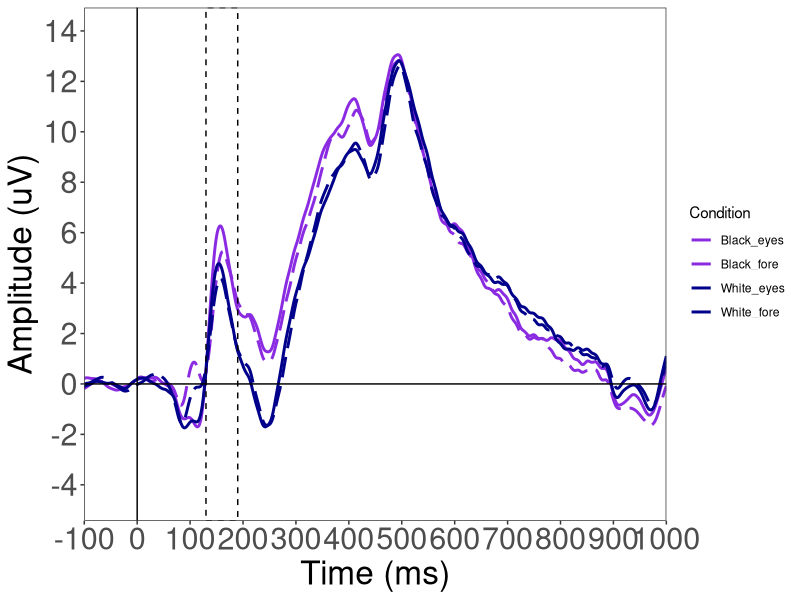
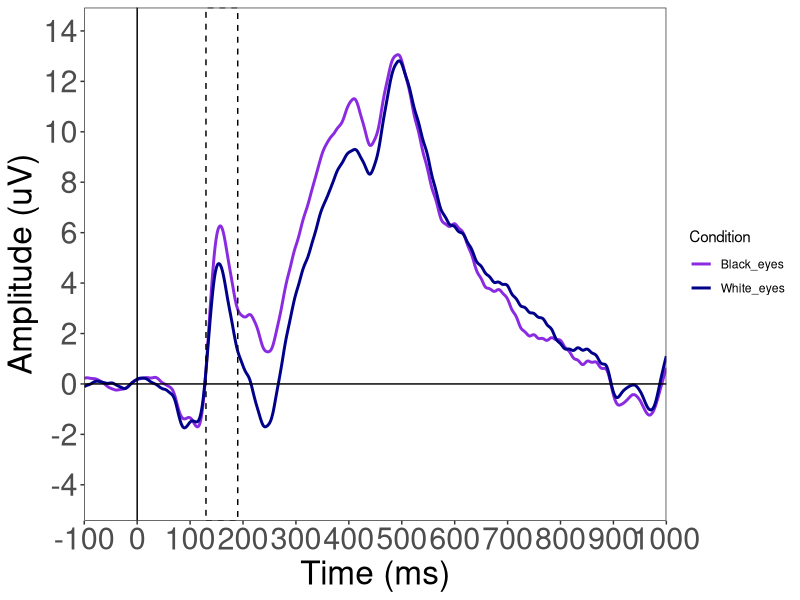
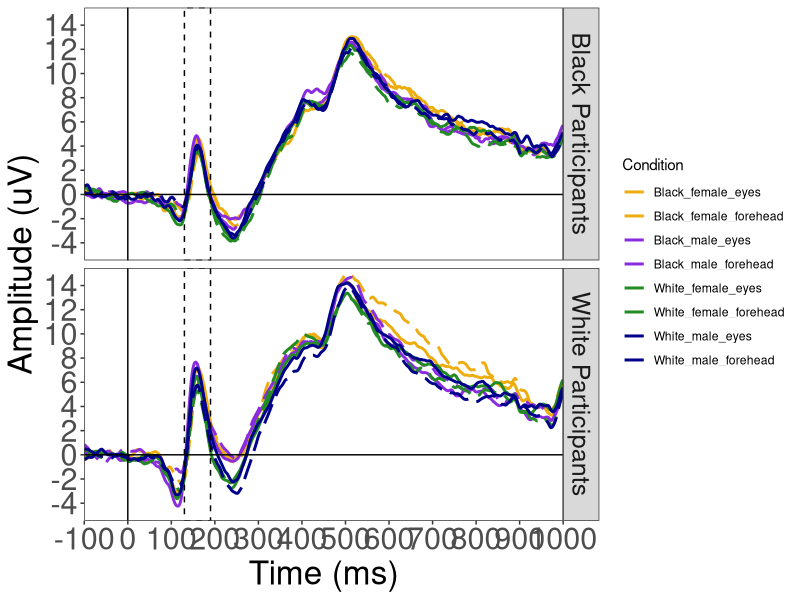
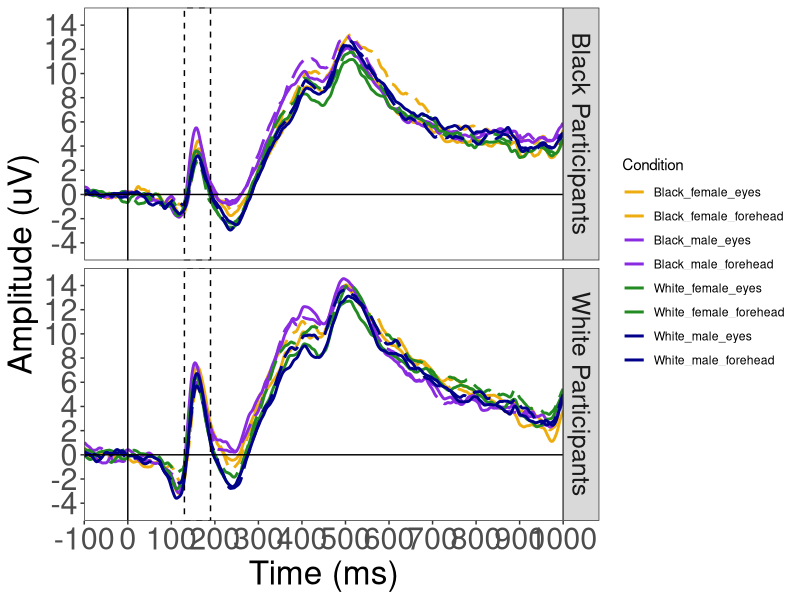
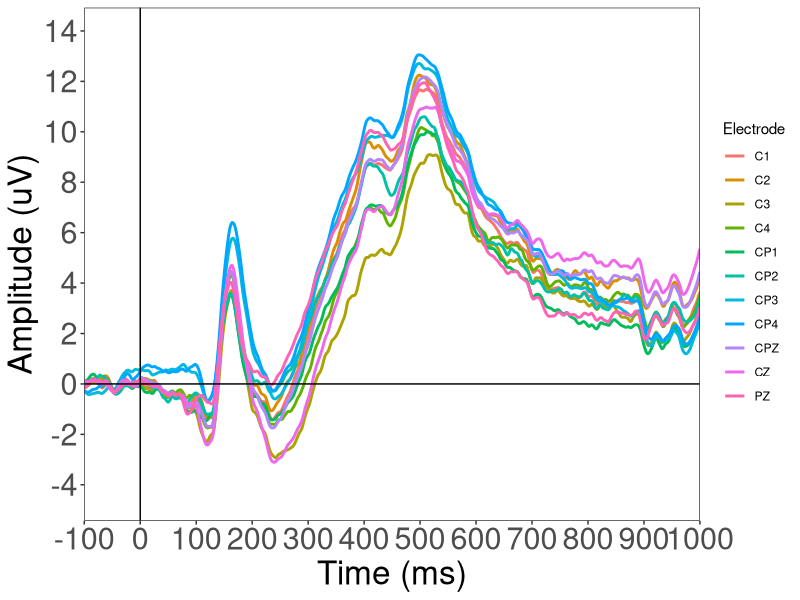
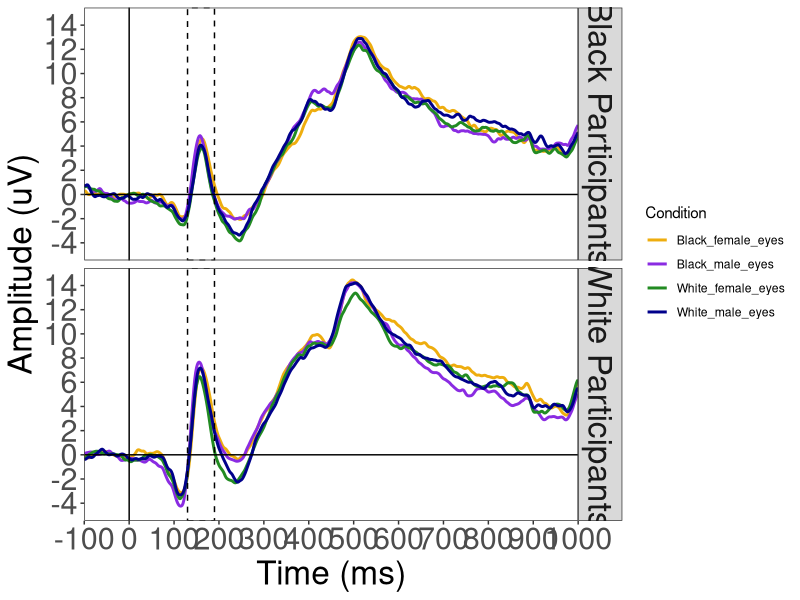
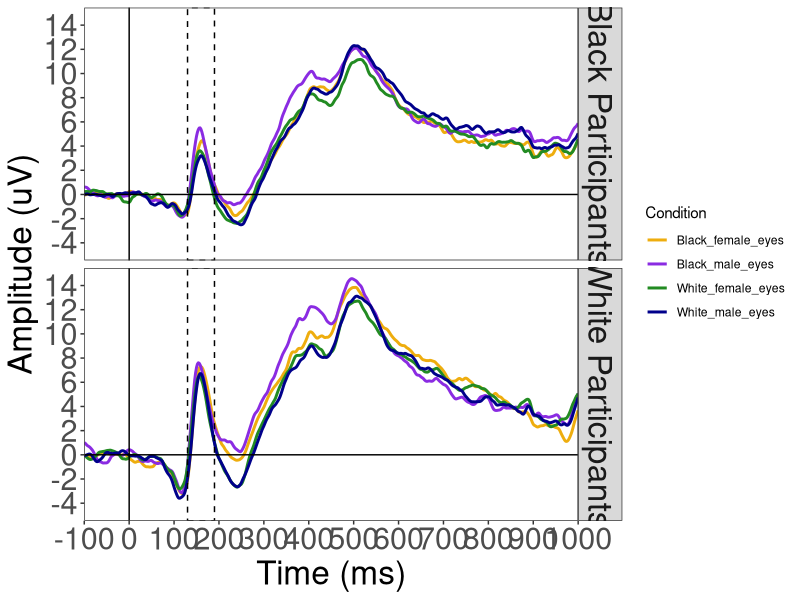
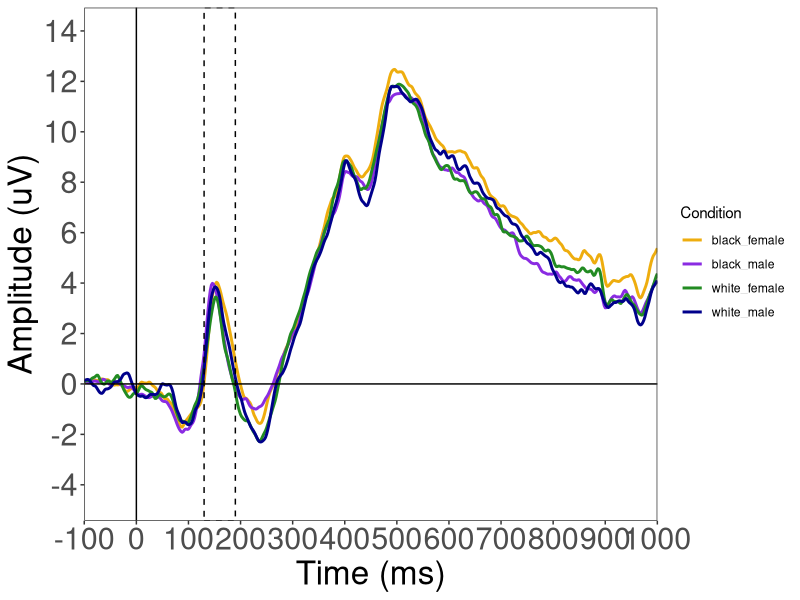

The R script that drew these images, in order:
# Positive plotted up
library(ggplot2)
library(colorspace)
library(grid)
library(dplyr)
library(tidyr)

# Set basic aspects of plots ----------------------------------------------

P2box = annotate("rect",    #P2
                 xmin=130, xmax=190, ymin=-Inf, ymax=Inf, 
                 alpha=0,
                 #fill="#F0E0FF",
                 color="black",
                 linetype="dashed") 

ERPline = geom_line(lwd=1.1,
                    aes(color = Condition, linetype = Condition))

none = element_blank() 


# 1. ERP-fix --------------------------------------------------------------

# Read in data ------------------------------------------------------------
ERPfix = read.delim("4 Figures/Grand averages/1 ERP-fix/For_plotting_Cat_P2_noBS.txt")


# Plots -------------------------------------------------------------------

condColors4 <- c("Black_eyes" = "blueviolet",
                 "Black_fore" = "blueviolet",
                 "White_eyes" = "darkblue",
                 "White_fore" = "darkblue")

condLinetype4 <- c("Black_eyes" = "solid",
                   "Black_fore" = "longdash",
                   "White_eyes" = "solid",
                   "White_fore" = "longdash")

# CPZ (Race Task)
ggplot(ERPfix, aes(Time, CPZ, group = Condition)) + 
  geom_line(lwd=1,aes(color = Condition, linetype = Condition)) +
  P2box + 
  # geom_ribbon(aes(ymax=CPZ+CPZ.SE, ymin=CPZ-CPZ.SE, color = Condition),
  #             alpha = .14,
  #             linetype = "dotted",
  #             size = .3) +
  theme_bw() + 
  theme(panel.grid.major = none,
        panel.grid.minor = none,
        axis.text = element_text(size = 22),
        axis.title = element_text(size = 24),
        strip.text = element_text(size = 18)) +
  scale_x_continuous("Time (ms)",
                     limits=c(-100, 1000),
                     expand=c(0,0),   # expand=c(0,0) removes extra space before & after data
                     breaks=c(-100, 0, 100, 200, 300, 400, 500, 600, 700, 800, 900, 1000)) +
  geom_hline(yintercept=0) + # adds x axis
  geom_vline(xintercept=0) +
  scale_y_continuous(breaks=c(-4, -2, 0, 2, 4, 6, 8, 10, 12, 14))+
  coord_cartesian(ylim =c(-4.5, 14), expand= T) +  # scale_y_reverse flips y axis
  ylab("Amplitude (uV)") +
  scale_color_manual(values=condColors4) +
  scale_linetype_manual(values=condLinetype4)

ggsave("4 Figures/Grand averages/1 ERP-fix/RaceXFix_RaceTask_CPZ_fullepoch.jpg", width=10, height=5, units="in")


# CPZ (Race Task) - no fixation
condColors2 <- c("Black_eyes" = "blueviolet",
                 "White_eyes" = "darkblue")

ggplot(filter(ERPfix, Fix == "eyes"), aes(Time, CPZ, group = Condition)) + 
  geom_line(lwd=1,aes(color = Condition)) +
  P2box + 
  # geom_ribbon(aes(ymax=CPZ+CPZ.SE, ymin=CPZ-CPZ.SE, color = Condition),
  #             alpha = .14,
  #             linetype = "dotted",
  #             size = .3) +
  theme_bw() + 
  theme(panel.grid.major = none,
        panel.grid.minor = none,
        axis.text = element_text(size = 22),
        axis.title = element_text(size = 24),
        strip.text = element_text(size = 18)) +
  scale_x_continuous("Time (ms)",
                     limits=c(-100, 1000),
                     expand=c(0,0),   # expand=c(0,0) removes extra space before & after data
                     breaks=c(-100, 0, 100, 200, 300, 400, 500, 600, 700, 800, 900, 1000)) +
  geom_hline(yintercept=0) + # adds x axis
  geom_vline(xintercept=0) +
  scale_y_continuous(breaks=c(-4, -2, 0, 2, 4, 6, 8, 10, 12, 14))+
  coord_cartesian(ylim =c(-4.5, 14), expand= T) +  # scale_y_reverse flips y axis
  ylab("Amplitude (uV)") +
  scale_color_manual(values=condColors2) 

ggsave("4 Figures/Grand averages/1 ERP-fix/RaceXFix_RaceTask_CPZ_fullepoch_nofix.jpg", width=10, height=5, units="in")

# 2. Race-Gen -------------------------------------------------------------

# Read in data ------------------------------------------------------------

#separate by participant race
gentask = rbind(read.delim("4 Figures/Grand averages/2 Race-Gen/Gender_RaceXGenXFix_whiteSubjects.txt"),
                read.delim("4 Figures/Grand averages/2 Race-Gen/Gender_RaceXGenXFix_blackSubjects.txt"))

racetask = rbind(read.delim("4 Figures/Grand averages/2 Race-Gen/Race_RaceXGenXFix_whiteSubjects.txt"),
                 read.delim("4 Figures/Grand averages/2 Race-Gen/Race_RaceXGenXFix_blackSubjects.txt"))

# add SE for CPZ
# sd(x)/sqrt(length(x)) where x is individual averages
# for white Ps, length = 32
# for black Ps, length = 34

# SD.gen = gentask %>%  
#   select(Time, Condition, ParRace, CPZ) %>% 
#   group_by(Time, Condition, ParRace) %>% 
#   summarise(CPZ.sd = sd(CPZ, na.rm=TRUE)) %>% #THIS ISN'T WORKING AND I DON'T KNOW WHY
#   as.data.frame() 
# 
# gentask$CPZ.SE = NA
# gentask$CPZ.SE[gentask$ParRace == "White"] = gentask$CPZ.sd[gentask$ParRace == "White"]/sqrt(32) 
# gentask$CPZ.SE[gentask$ParRace == "Black"] = gentask$CPZ.sd[gentask$ParRace == "Black"]/sqrt(34) 
# 
# racetask$CPZ.SE = NA
# racetask$CPZ.SE[racetask$ParRace == "White"] = racetask$CPZ.sd[racetask$ParRace == "White"]/sqrt(32) 
# racetask$CPZ.SE[racetask$ParRace == "Black"] = racetask$CPZ.sd[racetask$ParRace == "Black"]/sqrt(34) 

# Plots  --------------------------------------
labels <- c(White = "White Participants", Black = "Black Participants")

condColors8 <- c("Black_male_eyes" = "blueviolet",
                 "Black_male_forehead" = "blueviolet",
                 "Black_female_eyes" = "darkgoldenrod2",
                 "Black_female_forehead" = "darkgoldenrod2",
                 "White_male_eyes" = "darkblue",
                 "White_male_forehead" = "darkblue",
                 "White_female_eyes" = "forestgreen",
                 "White_female_forehead" = "forestgreen")

condLinetype8 <- c("Black_male_eyes" = "solid",
                   "Black_male_forehead" = "longdash",
                   "Black_female_eyes" = "solid",
                   "Black_female_forehead" = "longdash",
                   "White_male_eyes" = "solid",
                   "White_male_forehead" = "longdash",
                   "White_female_eyes" = "solid",
                   "White_female_forehead" = "longdash")

# CPZ (Gender Task)
ggplot(gentask, aes(Time, CPZ, group = Condition)) + 
  geom_line(lwd=1,aes(color = Condition, linetype = Condition)) +
  P2box + 
  facet_grid(ParRace~., labeller=labeller(ParRace = labels)) +
  theme_bw() + 
  theme(panel.grid.major = none, 
        panel.grid.minor = none,
        axis.text = element_text(size = 22),
        axis.title = element_text(size = 24),
        strip.text = element_text(size = 18)) + 
  scale_x_continuous("Time (ms)", 
                     limits=c(-100, 1000), 
                     expand=c(0,0),   # expand=c(0,0) removes extra space before & after data
                     breaks=c(-100, 0, 100, 200, 300, 400, 500, 600, 700, 800, 900, 1000)) +
  geom_hline(yintercept=0) + # adds x axis
  geom_vline(xintercept=0) +
  scale_y_continuous(breaks=c(-4, -2, 0, 2, 4, 6, 8, 10, 12, 14))+
  coord_cartesian(ylim =c(-4.5, 14.5), expand= T) +  # scale_y_reverse flips y axis
  ylab("Amplitude (uV)") +
  scale_color_manual(values=condColors8) +
  scale_linetype_manual(values=condLinetype8)

ggsave("4 Figures/Grand averages/2 Race-Gen/RaceXGenXFix_GenderTask_CPZ_fullepoch.jpg", width=10, height=8, units="in")

# CPZ (Race Task)
ggplot(racetask, aes(Time, CPZ, group = Condition)) + 
  geom_line(lwd=1,aes(color = Condition, linetype = Condition)) +
  P2box + 
  facet_grid(ParRace~., labeller=labeller(ParRace = labels)) +
  theme_bw() + 
  theme(panel.grid.major = none, 
        panel.grid.minor = none,
        axis.text = element_text(size = 22),
        axis.title = element_text(size = 24),
        strip.text = element_text(size = 18)) + 
  scale_x_continuous("Time (ms)", 
                     limits=c(-100, 1000), 
                     expand=c(0,0),   # expand=c(0,0) removes extra space before & after data
                     breaks=c(-100, 0, 100, 200, 300, 400, 500, 600, 700, 800, 900, 1000)) +
  geom_hline(yintercept=0) + # adds x axis
  geom_vline(xintercept=0) +
  scale_y_continuous(breaks=c(-4, -2, 0, 2, 4, 6, 8, 10, 12, 14))+
  coord_cartesian(ylim =c(-4.5, 14.5), expand= T) +  # scale_y_reverse flips y axis
  ylab("Amplitude (uV)") +
  scale_color_manual(values=condColors8) +
  scale_linetype_manual(values=condLinetype8)

ggsave("4 Figures/Grand averages/2 Race-Gen/RaceXGenXFix_RaceTask_CPZ_fullepoch.jpg", width=10, height=8, units="in")

# All electrodes (Race Task)
long = gather(racetask, Electrode, amp, CZ:CP4)

ggplot(filter(long, Condition == "Black_female_eyes" & ParRace == "Black"), aes(Time, amp, group = Electrode)) + 
  geom_line(lwd=1,aes(color = Electrode)) +
  theme_bw() + 
  theme(panel.grid.major = none, 
        panel.grid.minor = none,
        axis.text = element_text(size = 22),
        axis.title = element_text(size = 24),
        strip.text = element_text(size = 18)) + 
  scale_x_continuous("Time (ms)", 
                     limits=c(-100, 1000), 
                     expand=c(0,0),   # expand=c(0,0) removes extra space before & after data
                     breaks=c(-100, 0, 100, 200, 300, 400, 500, 600, 700, 800, 900, 1000)) +
  geom_hline(yintercept=0) + # adds x axis
  geom_vline(xintercept=0) +
  scale_y_continuous(breaks=c(-4, -2, 0, 2, 4, 6, 8, 10, 12, 14))+
  coord_cartesian(ylim =c(-4.5, 14), expand= T) +  # scale_y_reverse flips y axis
  ylab("Amplitude (uV)") 

ggsave("4 Figures/Grand averages/2 Race-Gen/RaceXGenXFix_RaceTask_allelec_fullepoch.jpg", width=14, height=8, units="in")

# CPZ (Gender Task) - no fixation
condColors4 <- c("Black_male_eyes" = "blueviolet",
                 "Black_female_eyes" = "darkgoldenrod2",
                 "White_male_eyes" = "darkblue",
                 "White_female_eyes" = "forestgreen")

ggplot(filter(gentask, Fix == "eyes"), aes(Time, CPZ, group = Condition)) + 
  geom_line(lwd=1,aes(color = Condition)) +
  P2box + 
  facet_grid(ParRace~., labeller=labeller(ParRace = labels)) +
  theme_bw() + 
  theme(panel.grid.major = none, 
        panel.grid.minor = none,
        axis.text = element_text(size = 22),
        axis.title = element_text(size = 24),
        strip.text = element_text(size = 24)) + 
  scale_x_continuous("Time (ms)", 
                     limits=c(-100, 1000), 
                     expand=c(0,0),   # expand=c(0,0) removes extra space before & after data
                     breaks=c(-100, 0, 100, 200, 300, 400, 500, 600, 700, 800, 900, 1000)) +
  geom_hline(yintercept=0) + # adds x axis
  geom_vline(xintercept=0) +
  scale_y_continuous(breaks=c(-4, -2, 0, 2, 4, 6, 8, 10, 12, 14))+
  coord_cartesian(ylim =c(-4.5, 14.5), expand= T) +  # scale_y_reverse flips y axis
  ylab("Amplitude (uV)") +
  scale_color_manual(values=condColors4) 

ggsave("4 Figures/Grand averages/2 Race-Gen/RaceXGenXFix_GenderTask_CPZ_fullepoch_nofix.jpg", width=10, height=8, units="in")

# CPZ (Race Task) - no fixation
ggplot(filter(racetask, Fix == "eyes"), aes(Time, CPZ, group = Condition)) + 
  geom_line(lwd=1,aes(color = Condition)) +
  P2box + 
  facet_grid(ParRace~., labeller=labeller(ParRace = labels)) +
  theme_bw() + 
  theme(panel.grid.major = none, 
        panel.grid.minor = none,
        axis.text = element_text(size = 22),
        axis.title = element_text(size = 24),
        strip.text = element_text(size = 24)) + 
  scale_x_continuous("Time (ms)", 
                     limits=c(-100, 1000), 
                     expand=c(0,0),   # expand=c(0,0) removes extra space before & after data
                     breaks=c(-100, 0, 100, 200, 300, 400, 500, 600, 700, 800, 900, 1000)) +
  geom_hline(yintercept=0) + # adds x axis
  geom_vline(xintercept=0) +
  scale_y_continuous(breaks=c(-4, -2, 0, 2, 4, 6, 8, 10, 12, 14))+
  coord_cartesian(ylim =c(-4.5, 14.5), expand= T) +  # scale_y_reverse flips y axis
  ylab("Amplitude (uV)") +
  scale_color_manual(values=condColors4)

ggsave("4 Figures/Grand averages/2 Race-Gen/RaceXGenXFix_RaceTask_CPZ_fullepoch_nofix.jpg", width=10, height=8, units="in")

# 3. Dissertation -------------------------------------------------------------

# Read in data ------------------------------------------------------------

dissdata = read.delim("4 Figures/Grand averages/3 Dissertation/BothTasks_grandaverages_noBS.txt")
dissdata$Condition = paste(dissdata$TarRace, dissdata$TarGender, sep="_")

# Plots  --------------------------------------
condColorsDiss <- c("black_male" = "blueviolet",
                    "black_female" = "darkgoldenrod2",
                    "white_male" = "darkblue",
                    "white_female" = "forestgreen")

condLinetypeDiss <- c("black_male" = "solid",
                      "black_female" = "solid",
                      "white_male" = "solid",
                      "white_female" = "solid")

# CPZ (Gender Task)
ggplot(dissdata[dissdata$Task == "GenTask",], aes(Time, CPZ_ind.avg_grand.avg, group = Condition)) + 
  geom_line(lwd=1,aes(color = Condition, linetype = Condition)) +
  P2box + 
  theme_bw() + 
  theme(panel.grid.major = none, 
        panel.grid.minor = none,
        axis.text = element_text(size = 22),
        axis.title = element_text(size = 24),
        strip.text = element_text(size = 18)) + 
  scale_x_continuous("Time (ms)", 
                     limits=c(-100, 1000), 
                     expand=c(0,0),   # expand=c(0,0) removes extra space before & after data
                     breaks=c(-100, 0, 100, 200, 300, 400, 500, 600, 700, 800, 900, 1000)) +
  geom_hline(yintercept=0) + # adds x axis
  geom_vline(xintercept=0) +
  scale_y_continuous(breaks=c(-4, -2, 0, 2, 4, 6, 8, 10, 12, 14))+
  coord_cartesian(ylim =c(-4.5, 14), expand= T) +  # scale_y_reverse flips y axis
  ylab("Amplitude (uV)") +
  scale_color_manual(values=condColorsDiss) +
  scale_linetype_manual(values=condLinetypeDiss)

ggsave("4 Figures/Grand averages/3 Dissertation/RaceXGen_GenderTask_CPZ_fullepoch.jpg", width=10, height=6, units="in")

# CPZ (Race Task)
ggplot(dissdata[dissdata$Task == "RaceTask",], aes(Time, CPZ_ind.avg_grand.avg, group = Condition)) + 
  geom_line(lwd=1,aes(color = Condition, linetype = Condition)) +
  P2box + 
  theme_bw() + 
  theme(panel.grid.major = none, 
        panel.grid.minor = none,
        axis.text = element_text(size = 22),
        axis.title = element_text(size = 24),
        strip.text = element_text(size = 18)) + 
  scale_x_continuous("Time (ms)", 
                     limits=c(-100, 1000), 
                     expand=c(0,0),   # expand=c(0,0) removes extra space before & after data
                     breaks=c(-100, 0, 100, 200, 300, 400, 500, 600, 700, 800, 900, 1000)) +
  geom_hline(yintercept=0) + # adds x axis
  geom_vline(xintercept=0) +
  scale_y_continuous(breaks=c(-4, -2, 0, 2, 4, 6, 8, 10, 12, 14))+
  coord_cartesian(ylim =c(-4.5, 14), expand= T) +  # scale_y_reverse flips y axis
  ylab("Amplitude (uV)") +
  scale_color_manual(values=condColorsDiss) +
  scale_linetype_manual(values=condLinetypeDiss)

ggsave("4 Figures/Grand averages/3 Dissertation/RaceXGen_RaceTask_CPZ_fullepoch.jpg", width=10, height=6, units="in")



# Grand-grand averages comparing tasks ------------------------------------


# 2. Race-Gen -------------------------------------------------------------

s2dat = rbind(read.delim("4 Figures/Grand averages/2 Race-Gen/Gender_RaceXGenXFix_whiteSubjects.txt"),
              read.delim("4 Figures/Grand averages/2 Race-Gen/Gender_RaceXGenXFix_blackSubjects.txt"),
              read.delim("4 Figures/Grand averages/2 Race-Gen/Race_RaceXGenXFix_whiteSubjects.txt"),
              read.delim("4 Figures/Grand averages/2 Race-Gen/Race_RaceXGenXFix_blackSubjects.txt"))

grandgrand = select(s2dat, Time, Task, CZ:CP4) %>% 
  group_by(Task, Time) %>% 
  summarise_all(list(mean = mean), na.rm=T)

# CPZ
ggplot(grandgrand, aes(Time, CPZ_mean, group = Task)) + 
  ggtitle("Study 2- CPZ") +
  geom_line(lwd=1,aes(color = Task)) +
  P2box + 
  theme_bw() + 
  theme(panel.grid.major = none, 
        panel.grid.minor = none,
        axis.text = element_text(size = 22),
        axis.title = element_text(size = 24),
        strip.text = element_text(size = 18)) + 
  scale_x_continuous("Time (ms)", 
                     limits=c(-100, 1000), 
                     expand=c(0,0),   # expand=c(0,0) removes extra space before & after data
                     breaks=c(-100, 0, 100, 200, 300, 400, 500, 600, 700, 800, 900, 1000)) +
  geom_hline(yintercept=0) + # adds x axis
  geom_vline(xintercept=0) +
  scale_y_continuous(breaks=c(-4, -2, 0, 2, 4, 6, 8, 10, 12, 14))+
  coord_cartesian(ylim =c(-4.5, 14), expand= T) +  # scale_y_reverse flips y axis
  ylab("Amplitude (uV)")

ggsave("4 Figures/Grand averages/2 Race-Gen/GrandGrand/Study2_CPZ_fullepoch.jpg", width=14, height=8, units="in")

# PZ
ggplot(grandgrand, aes(Time, PZ_mean, group = Task)) + 
  ggtitle("Study 2- PZ") +
  geom_line(lwd=1,aes(color = Task)) +
  P2box + 
  theme_bw() + 
  theme(panel.grid.major = none, 
        panel.grid.minor = none,
        axis.text = element_text(size = 22),
        axis.title = element_text(size = 24),
        strip.text = element_text(size = 18)) + 
  scale_x_continuous("Time (ms)", 
                     limits=c(-100, 1000), 
                     expand=c(0,0),   # expand=c(0,0) removes extra space before & after data
                     breaks=c(-100, 0, 100, 200, 300, 400, 500, 600, 700, 800, 900, 1000)) +
  geom_hline(yintercept=0) + # adds x axis
  geom_vline(xintercept=0) +
  scale_y_continuous(breaks=c(-4, -2, 0, 2, 4, 6, 8, 10, 12, 14))+
  coord_cartesian(ylim =c(-4.5, 14), expand= T) +  # scale_y_reverse flips y axis
  ylab("Amplitude (uV)")

ggsave("4 Figures/Grand averages/2 Race-Gen/GrandGrand/Study2_PZ_fullepoch.jpg", width=14, height=8, units="in")


# 3. Dissertation ---------------------------------------------------------

dissdata = read.delim("4 Figures/Grand averages/3 Dissertation/BothTasks_grandaverages_noBS.txt")

grandgrand = select(dissdata, Time, Task, CPZ_ind.avg_grand.avg, PZ_ind.avg_grand.avg) %>% 
  group_by(Task, Time) %>% 
  summarise_all(list(mean = mean), na.rm=T) %>% 
  rename(CPZ = CPZ_ind.avg_grand.avg_mean,
         PZ = PZ_ind.avg_grand.avg_mean)

# CPZ
ggplot(grandgrand, aes(Time, CPZ, group = Task)) + 
  ggtitle("Study 3- CPZ") +
  geom_line(lwd=1,aes(color = Task)) +
  P2box + 
  theme_bw() + 
  theme(panel.grid.major = none, 
        panel.grid.minor = none,
        axis.text = element_text(size = 22),
        axis.title = element_text(size = 24),
        strip.text = element_text(size = 18)) + 
  scale_x_continuous("Time (ms)", 
                     limits=c(-100, 1000), 
                     expand=c(0,0),   # expand=c(0,0) removes extra space before & after data
                     breaks=c(-100, 0, 100, 200, 300, 400, 500, 600, 700, 800, 900, 1000)) +
  geom_hline(yintercept=0) + # adds x axis
  geom_vline(xintercept=0) +
  scale_y_continuous(breaks=c(-4, -2, 0, 2, 4, 6, 8, 10, 12, 14))+
  coord_cartesian(ylim =c(-4.5, 14), expand= T) +  # scale_y_reverse flips y axis
  ylab("Amplitude (uV)")

ggsave("4 Figures/Grand averages/3 Dissertation/GrandGrand/Study3_CPZ_fullepoch.jpg", width=14, height=8, units="in")

# PZ
ggplot(grandgrand, aes(Time, PZ, group = Task)) + 
  ggtitle("Study 3- PZ") +
  geom_line(lwd=1,aes(color = Task)) +
  P2box + 
  theme_bw() + 
  theme(panel.grid.major = none, 
        panel.grid.minor = none,
        axis.text = element_text(size = 22),
        axis.title = element_text(size = 24),
        strip.text = element_text(size = 18)) + 
  scale_x_continuous("Time (ms)", 
                     limits=c(-100, 1000), 
                     expand=c(0,0),   # expand=c(0,0) removes extra space before & after data
                     breaks=c(-100, 0, 100, 200, 300, 400, 500, 600, 700, 800, 900, 1000)) +
  geom_hline(yintercept=0) + # adds x axis
  geom_vline(xintercept=0) +
  scale_y_continuous(breaks=c(-4, -2, 0, 2, 4, 6, 8, 10, 12, 14))+
  coord_cartesian(ylim =c(-4.5, 14), expand= T) +  # scale_y_reverse flips y axis
  ylab("Amplitude (uV)")

ggsave("4 Figures/Grand averages/3 Dissertation/GrandGrand/Study3_PZ_fullepoch.jpg", width=14, height=8, units="in")

